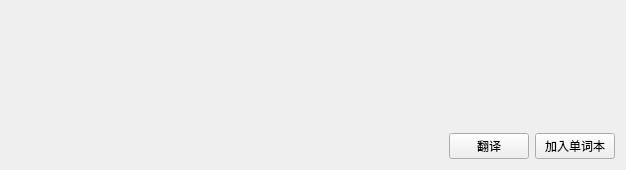
<?xml version="1.0" encoding="UTF-8"?>
<ui version="4.0">
 <class>TranslateInfoWin</class>
 <widget class="QWidget" name="TranslateInfoWin">
  <property name="geometry">
   <rect>
    <x>0</x>
    <y>0</y>
    <width>626</width>
    <height>170</height>
   </rect>
  </property>
  <property name="windowTitle">
   <string>Form</string>
  </property>
  <layout class="QGridLayout" name="gridLayout">
   <item row="0" column="0">
    <layout class="QVBoxLayout" name="verticalLayout">
     <item>
      <widget class="QLabel" name="result">
       <property name="sizePolicy">
        <sizepolicy hsizetype="Fixed" vsizetype="Preferred">
         <horstretch>0</horstretch>
         <verstretch>0</verstretch>
        </sizepolicy>
       </property>
       <property name="minimumSize">
        <size>
         <width>600</width>
         <height>100</height>
        </size>
       </property>
       <property name="text">
        <string/>
       </property>
       <property name="alignment">
        <set>Qt::AlignmentFlag::AlignLeading|Qt::AlignmentFlag::AlignLeft|Qt::AlignmentFlag::AlignTop</set>
       </property>
       <property name="wordWrap">
        <bool>true</bool>
       </property>
       <property name="textInteractionFlags">
        <set>Qt::TextInteractionFlag::LinksAccessibleByMouse|Qt::TextInteractionFlag::TextSelectableByMouse</set>
       </property>
      </widget>
     </item>
     <item>
      <layout class="QHBoxLayout" name="horizontalLayout_2">
       <item>
        <spacer name="horizontalSpacer">
         <property name="orientation">
          <enum>Qt::Orientation::Horizontal</enum>
         </property>
         <property name="sizeType">
          <enum>QSizePolicy::Policy::Expanding</enum>
         </property>
         <property name="sizeHint" stdset="0">
          <size>
           <width>40</width>
           <height>20</height>
          </size>
         </property>
        </spacer>
       </item>
       <item>
        <layout class="QHBoxLayout" name="horizontalLayout">
         <item>
          <widget class="QPushButton" name="translate_button">
           <property name="text">
            <string>翻译</string>
           </property>
          </widget>
         </item>
         <item>
          <widget class="QPushButton" name="add_database_button">
           <property name="text">
            <string>加入单词本</string>
           </property>
          </widget>
         </item>
        </layout>
       </item>
      </layout>
     </item>
    </layout>
   </item>
  </layout>
 </widget>
 <resources/>
 <connections/>
</ui>
